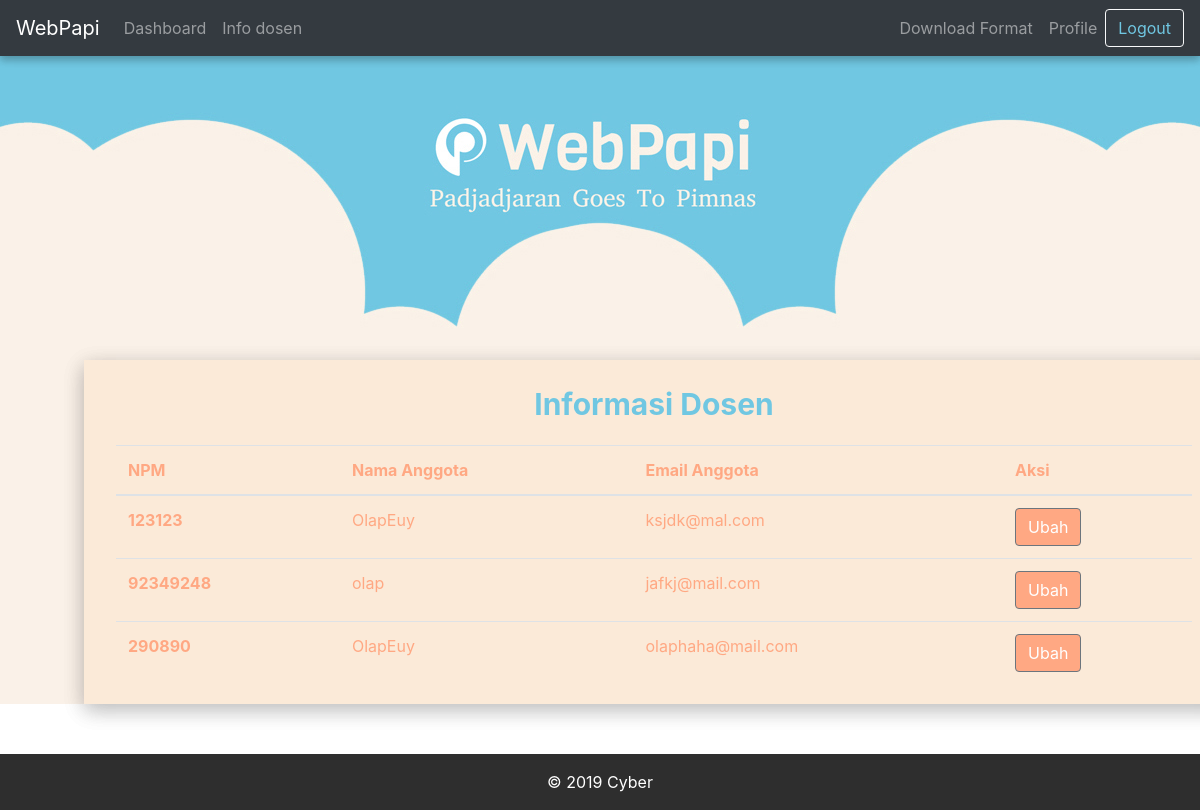
The app's page /list_anggota/28 (signed in), older data.
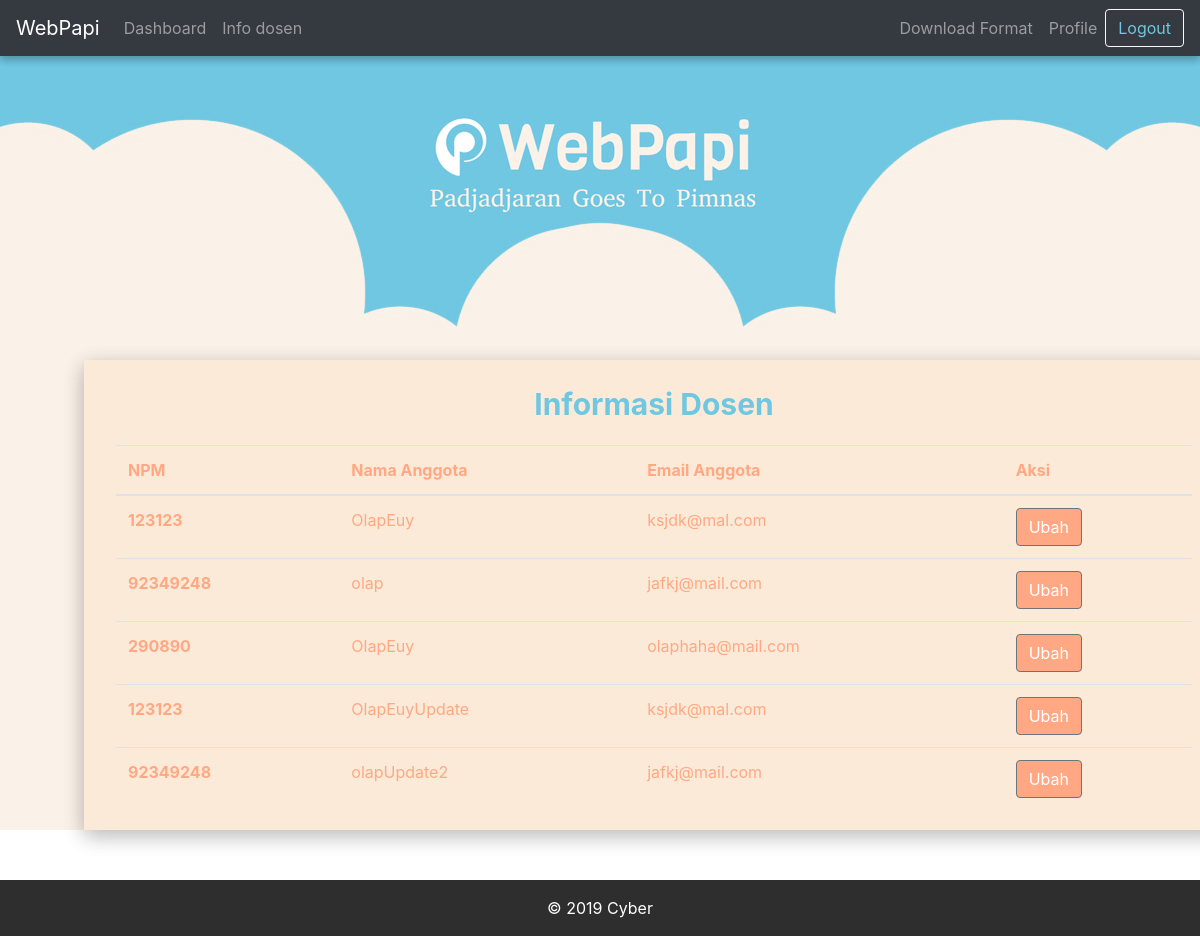
The same page, newer data.
### papi/models.py (models this page shows, shortened)
class Anggota(models.Model):
    namaAnggota = models.CharField(max_length=20)
    npmAnggota = models.CharField(max_length=13, default="")
    emailAnggota = models.EmailField(null=True)
    idKetua = models.ForeignKey(User, on_delete=models.CASCADE, default=1)

### papi/views.py (the view)
# urls.py: path('list_anggota/<idUser>', views.list_anggota, name='list-anggota'),
@login_required
def list_anggota(request, idUser):
    anggotas = Anggota.objects.filter(idKetua=idUser)
    context = {
        'anggotas': anggotas
    }
    return render(request, 'papi/list_anggota.html', context)

### papi/templates/papi/list_anggota.html (shortened to what this page needs)
{% extends 'papi/base.html' %}
{% load static %}
    {% block content %}
    <div class="container-fluid text-center"
        style="background-image: url({% static 'papi/img/Head.jpg' %});background-position: top;background-size: auto;">
        <div style="min-height: 330px;"></div>
    </div>
    <div class="login-clean" style="background-color: #FAF1E8;">
        <div class="container"
            style="min-width: 80%;background-color: #fbead8;margin-top: -50px;margin-bottom: 50px; box-shadow: 0 6px 20px 0 rgba(0, 0, 0, 0.15), 0 6px 20px 0 rgba(0, 0, 0, 0.15); margin-right: 10%; margin-left: 7%">
            <div class="illustration"></div>
            <div class="form-row">
                <div class="col">
                    <p class="text-center" style="color: #70c7e2;font-size: 30px;font-weight: bold;">Informasi Dosen<br>
                    </p>
                </div>
            </div>
            <div class="container">
                <div class="table-responsive">
                    <table class="table">
                        <thead>
                            <tr>
                                <th scope="col">NPM</th>
                                <th scope="col">Nama Anggota</th>
                                <th scope="col">Email Anggota</th>
                                <th scope="col">Aksi</th>
                            </tr>
                        </thead>
                        <tbody>
                            {% for anggota in anggotas %}
                            <tr>
                                <th scope="row">{{ anggota.npmAnggota }}</th>
                                <td>{{ anggota.namaAnggota }}</td>
                                <td>{{ anggota.emailAnggota }}</td>
                                <td>
                                    <a class="btn btn-secondary" style="background-color: #ffa883;"
                                        href="{% url 'update-anggota' idAnggota=anggota.pk %}">Ubah</a>
                                </td>
                            </tr>
                            {% endfor %}
                        </tbody>
                    </table>
                </div>
            </div>
        </div>
    </div>
    {% endblock %}

Row changes from the older to the newer data that the page shows:
added Anggota: npmAnggota "123123", namaAnggota "OlapEuyUpdate", emailAnggota "ksjdk@mal.com"
added Anggota: npmAnggota "92349248", namaAnggota "olapUpdate2", emailAnggota "jafkj@mail.com"
